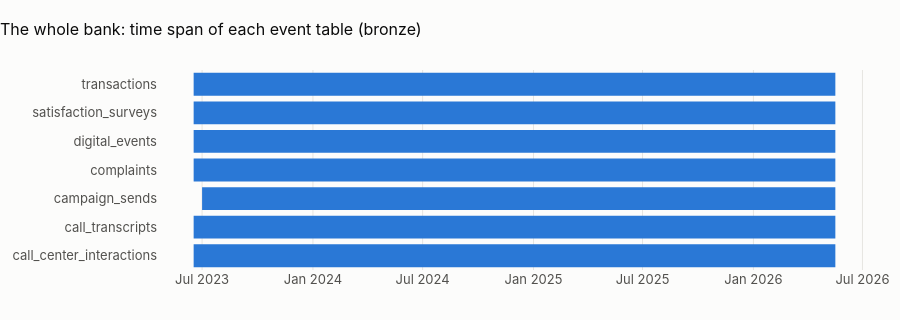

Source (notebook cell):
### Markdown cell above
## 3 · Size and time coverage (raw bronze)
Rows and the first and last partition of every table: the coverage a model, a mart or a drift check can rely on.
This table is written to `reports/tables` so the comparisons never need a lakehouse.

### Code cell
con = duckdb.connect()
size = []
for r in cut.itertuples():
    zone_dir = country.BACKUP_DIR if r.zone == "backup" else r.zone
    glob = f"{pl.lake}/{zone_dir}/{r.table}/*/*.parquet"
    first, last, days = con.sql(f"""
        select min(_partition_date)::date, max(_partition_date)::date, count(distinct _partition_date)
        from read_parquet('{glob}', union_by_name = true, hive_partitioning = false)""").fetchone()
    size.append(
        {
            "dataset": DATASET,
            "country": COUNTRY,
            "zone": r.zone,
            "table": r.table,
            "rows": int(r.rows_kept),
            "first_partition": first,
            "last_partition": last,
            "partitions": int(days),
        }
    )
con.close()
size = pd.DataFrame(size)
size.to_csv(OUT / f"{PREFIX}_{COUNTRY.lower()}_size.csv", index=False)
show(size, paging=False)
events = size[(size.zone == "bronze_raw") & (size.partitions > 1)]
fig = px.timeline(
    events.assign(
        first_partition=pd.to_datetime(events.first_partition),
        last_partition=pd.to_datetime(events.last_partition),
    ),
    x_start="first_partition",
    x_end="last_partition",
    y="table",
    title=f"{CTRY.title}: time span of each event table (bronze)",
)
fig.update_layout(height=320, yaxis_title=None)
fig.show()
spans = events.set_index("table")
short = spans[spans.last_partition < spans.last_partition.max()]
display(
    Markdown(
        f"**Event tables run from {spans.first_partition.min()} to {spans.last_partition.max()}.** "
        + (
            "Every event table covers the same window."
            if not len(short)
            else "Tables that stop early: "
            + ", ".join(
                f"`{t}` (last partition {r.last_partition}, {r.partitions} days)"
                for t, r in short.iterrows()
            )
            + ". Every window-based feature, label and mart computed after that date sees no activity from them: "
            "the notebooks below report the consequences."
        )
    )
)

### Figure 1 — Plotly figure (JSON) as saved in the notebook; plotly's stock layout.template omitted (floating-point values rounded to 4 significant figures)
{"data": [{"base": ["2023-06-17T00:00:00", "2023-06-17T00:00:00", "2023-07-01T00:00:00", "2023-06-17T00:00:00", "2023-06-17T00:00:00", "2023-06-17T00:00:00", "2023-06-17T00:00:00"], "hovertemplate": "first_partition=%{base}<br>last_partition=%{x}<br>table=%{y}<extra></extra>", "legendgroup": "", "marker": {"color": "#2a78d6", "pattern": {"shape": ""}}, "name": "", "orientation": "h", "showlegend": false, "textposition": "auto", "type": "bar", "x": [92016000000, 92016000000, 90806400000, 92016000000, 92016000000, 92016000000, 92016000000], "xaxis": "x", "y": ["call_center_interactions", "call_transcripts", "campaign_sends", "complaints", "digital_events", "satisfaction_surveys", "transactions"], "yaxis": "y"}], "layout": {"barmode": "overlay", "height": 320, "legend": {"tracegroupgap": 0}, "title": {"text": "The whole bank: time span of each event table (bronze)"}, "xaxis": {"anchor": "y", "domain": [0.0, 1.0], "type": "date"}, "yaxis": {"anchor": "x", "domain": [0.0, 1.0], "title": {}}}}
